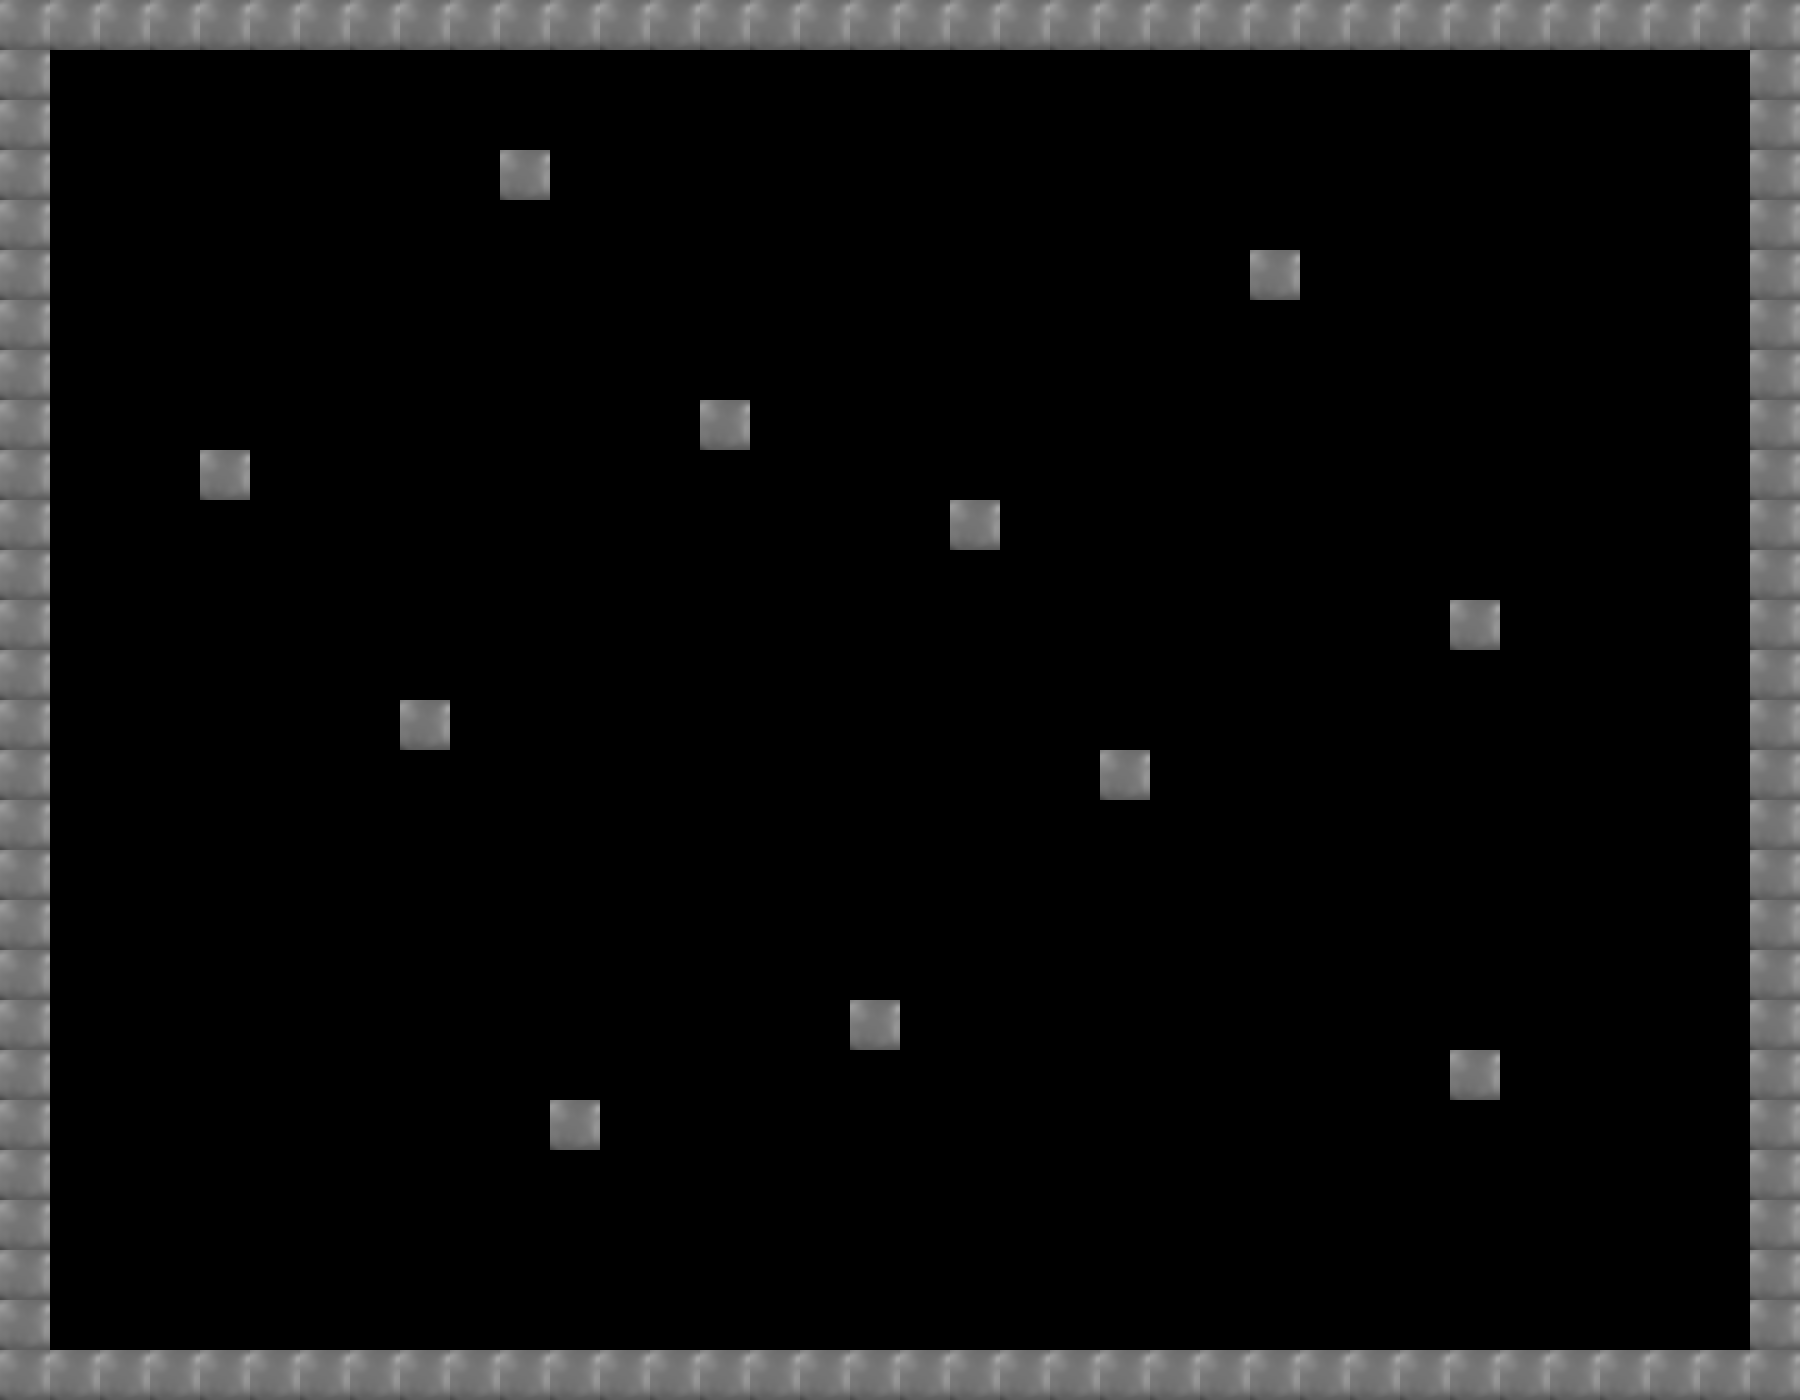

This game map was drawn from its Tiled (.tmx) file and the tilesets committed beside it. A one-line description and the full map source follow:
An orthogonal 36x28 tile map with 50x50 px tiles, 3 tile layers (Collision, Border, Traps), 3 tilesets.

<map version="1.0" orientation="orthogonal" renderorder="right-down" width="36" height="28" tilewidth="50" tileheight="50">
 <tileset firstgid="1" name="Metal" tilewidth="50" tileheight="50">
  <image source="metal.png" trans="ff0004" width="50" height="50" />
  <tile id="0">
   <properties>
    <property name="collide" value="" />
   </properties>
  </tile>
 </tileset>
 <tileset firstgid="2" name="lasers" tilewidth="50" tileheight="50">
  <image source="lazer matrix.png" trans="ff0004" width="250" height="50" />
 </tileset>
 <tileset firstgid="7" name="spikes" tilewidth="50" tileheight="50">
  <image source="spikes matrix.png" trans="ff0004" width="100" height="50" />
 </tileset>
 <layer name="Collision" width="36" height="28">
  <data encoding="csv">
0,0,0,0,0,0,0,0,0,0,0,0,0,0,0,0,0,0,0,0,0,0,0,0,0,0,0,0,0,0,0,0,0,0,0,0,
0,0,0,0,0,0,0,0,0,0,0,0,0,0,0,0,0,0,0,0,0,0,0,0,0,0,0,0,0,0,0,0,0,0,0,0,
0,0,0,0,0,0,0,0,0,0,0,0,0,0,0,0,0,0,0,0,0,0,0,0,0,0,0,0,0,0,0,0,0,0,0,0,
0,0,0,0,0,0,0,0,0,0,1,0,0,0,0,0,0,0,0,0,0,0,0,0,0,0,0,0,0,0,0,0,0,0,0,0,
0,0,0,0,0,0,0,0,0,0,0,0,0,0,0,0,0,0,0,0,0,0,0,0,0,0,0,0,0,0,0,0,0,0,0,0,
0,0,0,0,0,0,0,0,0,0,0,0,0,0,0,0,0,0,0,0,0,0,0,0,0,1,0,0,0,0,0,0,0,0,0,0,
0,0,0,0,0,0,0,0,0,0,0,0,0,0,0,0,0,0,0,0,0,0,0,0,0,0,0,0,0,0,0,0,0,0,0,0,
0,0,0,0,0,0,0,0,0,0,0,0,0,0,0,0,0,0,0,0,0,0,0,0,0,0,0,0,0,0,0,0,0,0,0,0,
0,0,0,0,0,0,0,0,0,0,0,0,0,0,1,0,0,0,0,0,0,0,0,0,0,0,0,0,0,0,0,0,0,0,0,0,
0,0,0,0,1,0,0,0,0,0,0,0,0,0,0,0,0,0,0,0,0,0,0,0,0,0,0,0,0,0,0,0,0,0,0,0,
0,0,0,0,0,0,0,0,0,0,0,0,0,0,0,0,0,0,0,1,0,0,0,0,0,0,0,0,0,0,0,0,0,0,0,0,
0,0,0,0,0,0,0,0,0,0,0,0,0,0,0,0,0,0,0,0,0,0,0,0,0,0,0,0,0,0,0,0,0,0,0,0,
0,0,0,0,0,0,0,0,0,0,0,0,0,0,0,0,0,0,0,0,0,0,0,0,0,0,0,0,0,1,0,0,0,0,0,0,
0,0,0,0,0,0,0,0,0,0,0,0,0,0,0,0,0,0,0,0,0,0,0,0,0,0,0,0,0,0,0,0,0,0,0,0,
0,0,0,0,0,0,0,0,1,0,0,0,0,0,0,0,0,0,0,0,0,0,0,0,0,0,0,0,0,0,0,0,0,0,0,0,
0,0,0,0,0,0,0,0,0,0,0,0,0,0,0,0,0,0,0,0,0,0,1,0,0,0,0,0,0,0,0,0,0,0,0,0,
0,0,0,0,0,0,0,0,0,0,0,0,0,0,0,0,0,0,0,0,0,0,0,0,0,0,0,0,0,0,0,0,0,0,0,0,
0,0,0,0,0,0,0,0,0,0,0,0,0,0,0,0,0,0,0,0,0,0,0,0,0,0,0,0,0,0,0,0,0,0,0,0,
0,0,0,0,0,0,0,0,0,0,0,0,0,0,0,0,0,0,0,0,0,0,0,0,0,0,0,0,0,0,0,0,0,0,0,0,
0,0,0,0,0,0,0,0,0,0,0,0,0,0,0,0,0,0,0,0,0,0,0,0,0,0,0,0,0,0,0,0,0,0,0,0,
0,0,0,0,0,0,0,0,0,0,0,0,0,0,0,0,0,1,0,0,0,0,0,0,0,0,0,0,0,0,0,0,0,0,0,0,
0,0,0,0,0,0,0,0,0,0,0,0,0,0,0,0,0,0,0,0,0,0,0,0,0,0,0,0,0,1,0,0,0,0,0,0,
0,0,0,0,0,0,0,0,0,0,0,1,0,0,0,0,0,0,0,0,0,0,0,0,0,0,0,0,0,0,0,0,0,0,0,0,
0,0,0,0,0,0,0,0,0,0,0,0,0,0,0,0,0,0,0,0,0,0,0,0,0,0,0,0,0,0,0,0,0,0,0,0,
0,0,0,0,0,0,0,0,0,0,0,0,0,0,0,0,0,0,0,0,0,0,0,0,0,0,0,0,0,0,0,0,0,0,0,0,
0,0,0,0,0,0,0,0,0,0,0,0,0,0,0,0,0,0,0,0,0,0,0,0,0,0,0,0,0,0,0,0,0,0,0,0,
0,0,0,0,0,0,0,0,0,0,0,0,0,0,0,0,0,0,0,0,0,0,0,0,0,0,0,0,0,0,0,0,0,0,0,0,
0,0,0,0,0,0,0,0,0,0,0,0,0,0,0,0,0,0,0,0,0,0,0,0,0,0,0,0,0,0,0,0,0,0,0,0
</data>
 </layer>
 <layer name="Border" width="36" height="28">
  <data encoding="csv">
1,1,1,1,1,1,1,1,1,1,1,1,1,1,1,1,1,1,1,1,1,1,1,1,1,1,1,1,1,1,1,1,1,1,1,1,
1,0,0,0,0,0,0,0,0,0,0,0,0,0,0,0,0,0,0,0,0,0,0,0,0,0,0,0,0,0,0,0,0,0,0,1,
1,0,0,0,0,0,0,0,0,0,0,0,0,0,0,0,0,0,0,0,0,0,0,0,0,0,0,0,0,0,0,0,0,0,0,1,
1,0,0,0,0,0,0,0,0,0,0,0,0,0,0,0,0,0,0,0,0,0,0,0,0,0,0,0,0,0,0,0,0,0,0,1,
1,0,0,0,0,0,0,0,0,0,0,0,0,0,0,0,0,0,0,0,0,0,0,0,0,0,0,0,0,0,0,0,0,0,0,1,
1,0,0,0,0,0,0,0,0,0,0,0,0,0,0,0,0,0,0,0,0,0,0,0,0,0,0,0,0,0,0,0,0,0,0,1,
1,0,0,0,0,0,0,0,0,0,0,0,0,0,0,0,0,0,0,0,0,0,0,0,0,0,0,0,0,0,0,0,0,0,0,1,
1,0,0,0,0,0,0,0,0,0,0,0,0,0,0,0,0,0,0,0,0,0,0,0,0,0,0,0,0,0,0,0,0,0,0,1,
1,0,0,0,0,0,0,0,0,0,0,0,0,0,0,0,0,0,0,0,0,0,0,0,0,0,0,0,0,0,0,0,0,0,0,1,
1,0,0,0,0,0,0,0,0,0,0,0,0,0,0,0,0,0,0,0,0,0,0,0,0,0,0,0,0,0,0,0,0,0,0,1,
1,0,0,0,0,0,0,0,0,0,0,0,0,0,0,0,0,0,0,0,0,0,0,0,0,0,0,0,0,0,0,0,0,0,0,1,
1,0,0,0,0,0,0,0,0,0,0,0,0,0,0,0,0,0,0,0,0,0,0,0,0,0,0,0,0,0,0,0,0,0,0,1,
1,0,0,0,0,0,0,0,0,0,0,0,0,0,0,0,0,0,0,0,0,0,0,0,0,0,0,0,0,0,0,0,0,0,0,1,
1,0,0,0,0,0,0,0,0,0,0,0,0,0,0,0,0,0,0,0,0,0,0,0,0,0,0,0,0,0,0,0,0,0,0,1,
1,0,0,0,0,0,0,0,0,0,0,0,0,0,0,0,0,0,0,0,0,0,0,0,0,0,0,0,0,0,0,0,0,0,0,1,
1,0,0,0,0,0,0,0,0,0,0,0,0,0,0,0,0,0,0,0,0,0,0,0,0,0,0,0,0,0,0,0,0,0,0,1,
1,0,0,0,0,0,0,0,0,0,0,0,0,0,0,0,0,0,0,0,0,0,0,0,0,0,0,0,0,0,0,0,0,0,0,1,
1,0,0,0,0,0,0,0,0,0,0,0,0,0,0,0,0,0,0,0,0,0,0,0,0,0,0,0,0,0,0,0,0,0,0,1,
1,0,0,0,0,0,0,0,0,0,0,0,0,0,0,0,0,0,0,0,0,0,0,0,0,0,0,0,0,0,0,0,0,0,0,1,
1,0,0,0,0,0,0,0,0,0,0,0,0,0,0,0,0,0,0,0,0,0,0,0,0,0,0,0,0,0,0,0,0,0,0,1,
1,0,0,0,0,0,0,0,0,0,0,0,0,0,0,0,0,0,0,0,0,0,0,0,0,0,0,0,0,0,0,0,0,0,0,1,
1,0,0,0,0,0,0,0,0,0,0,0,0,0,0,0,0,0,0,0,0,0,0,0,0,0,0,0,0,0,0,0,0,0,0,1,
1,0,0,0,0,0,0,0,0,0,0,0,0,0,0,0,0,0,0,0,0,0,0,0,0,0,0,0,0,0,0,0,0,0,0,1,
1,0,0,0,0,0,0,0,0,0,0,0,0,0,0,0,0,0,0,0,0,0,0,0,0,0,0,0,0,0,0,0,0,0,0,1,
1,0,0,0,0,0,0,0,0,0,0,0,0,0,0,0,0,0,0,0,0,0,0,0,0,0,0,0,0,0,0,0,0,0,0,1,
1,0,0,0,0,0,0,0,0,0,0,0,0,0,0,0,0,0,0,0,0,0,0,0,0,0,0,0,0,0,0,0,0,0,0,1,
1,0,0,0,0,0,0,0,0,0,0,0,0,0,0,0,0,0,0,0,0,0,0,0,0,0,0,0,0,0,0,0,0,0,0,1,
1,1,1,1,1,1,1,1,1,1,1,1,1,1,1,1,1,1,1,1,1,1,1,1,1,1,1,1,1,1,1,1,1,1,1,1
</data>
 </layer>
 <layer name="Traps" width="36" height="28">
  <properties>
   <property name="button" value="" />
  </properties>
  <data encoding="csv">
0,0,0,0,0,0,0,0,0,0,0,0,0,0,0,0,0,0,0,0,0,0,0,0,0,0,0,0,0,0,0,0,0,0,0,0,
0,0,0,0,0,0,0,0,0,0,0,0,0,0,0,0,0,0,0,0,0,0,0,0,0,0,0,0,0,0,0,0,0,0,0,0,
0,0,0,0,0,0,0,0,0,0,0,0,0,0,0,0,0,0,0,0,0,0,0,0,0,0,0,0,0,0,0,0,0,0,0,0,
0,0,0,0,0,0,0,0,0,0,0,0,0,0,0,0,0,0,0,0,0,0,0,0,0,0,0,0,0,0,0,0,0,0,0,0,
0,0,0,0,0,0,0,0,0,0,0,0,0,0,0,0,0,0,0,0,0,0,0,0,0,0,0,0,0,0,0,0,0,0,0,0,
0,0,0,0,0,0,0,0,0,0,0,0,0,0,0,0,0,0,0,0,0,0,0,0,0,0,0,0,0,0,0,0,0,0,0,0,
0,0,0,0,0,0,0,0,0,0,0,0,0,0,0,0,0,0,0,0,0,0,0,0,0,0,0,0,0,0,0,0,0,0,0,0,
0,0,0,0,0,0,0,0,0,0,0,0,0,0,0,0,0,0,0,0,0,0,0,0,0,0,0,0,0,0,0,0,0,0,0,0,
0,0,0,0,0,0,0,0,0,0,0,0,0,0,0,0,0,0,0,0,0,0,0,0,0,0,0,0,0,0,0,0,0,0,0,0,
0,0,0,0,0,0,0,0,0,0,0,0,0,0,0,0,0,0,0,0,0,0,0,0,0,0,0,0,0,0,0,0,0,0,0,0,
0,0,0,0,0,0,0,0,0,0,0,0,0,0,0,0,0,0,0,0,0,0,0,0,0,0,0,0,0,0,0,0,0,0,0,0,
0,0,0,0,0,0,0,0,0,0,0,0,0,0,0,0,0,0,0,0,0,0,0,0,0,0,0,0,0,0,0,0,0,0,0,0,
0,0,0,0,0,0,0,0,0,0,0,0,0,0,0,0,0,0,0,0,0,0,0,0,0,0,0,0,0,0,0,0,0,0,0,0,
0,0,0,0,0,0,0,0,0,0,0,0,0,0,0,0,0,0,0,0,0,0,0,0,0,0,0,0,0,0,0,0,0,0,0,0,
0,0,0,0,0,0,0,0,0,0,0,0,0,0,0,0,0,0,0,0,0,0,0,0,0,0,0,0,0,0,0,0,0,0,0,0,
0,0,0,0,0,0,0,0,0,0,0,0,0,0,0,0,0,0,0,0,0,0,0,0,0,0,0,0,0,0,0,0,0,0,0,0,
0,0,0,0,0,0,0,0,0,0,0,0,0,0,0,0,0,0,0,0,0,0,0,0,0,0,0,0,0,0,0,0,0,0,0,0,
0,0,0,0,0,0,0,0,0,0,0,0,0,0,0,0,0,0,0,0,0,0,0,0,0,0,0,0,0,0,0,0,0,0,0,0,
0,0,0,0,0,0,0,0,0,0,0,0,0,0,0,0,0,0,0,0,0,0,0,0,0,0,0,0,0,0,0,0,0,0,0,0,
0,0,0,0,0,0,0,0,0,0,0,0,0,0,0,0,0,0,0,0,0,0,0,0,0,0,0,0,0,0,0,0,0,0,0,0,
0,0,0,0,0,0,0,0,0,0,0,0,0,0,0,0,0,0,0,0,0,0,0,0,0,0,0,0,0,0,0,0,0,0,0,0,
0,0,0,0,0,0,0,0,0,0,0,0,0,0,0,0,0,0,0,0,0,0,0,0,0,0,0,0,0,0,0,0,0,0,0,0,
0,0,0,0,0,0,0,0,0,0,0,0,0,0,0,0,0,0,0,0,0,0,0,0,0,0,0,0,0,0,0,0,0,0,0,0,
0,0,0,0,0,0,0,0,0,0,0,0,0,0,0,0,0,0,0,0,0,0,0,0,0,0,0,0,0,0,0,0,0,0,0,0,
0,0,0,0,0,0,0,0,0,0,0,0,0,0,0,0,0,0,0,0,0,0,0,0,0,0,0,0,0,0,0,0,0,0,0,0,
0,0,0,0,0,0,0,0,0,0,0,0,0,0,0,0,0,0,0,0,0,0,0,0,0,0,0,0,0,0,0,0,0,0,0,0,
0,0,0,0,0,0,0,0,0,0,0,0,0,0,0,0,0,0,0,0,0,0,0,0,0,0,0,0,0,0,0,0,0,0,0,0,
0,0,0,0,0,0,0,0,0,0,0,0,0,0,0,0,0,0,0,0,0,0,0,0,0,0,0,0,0,0,0,0,0,0,0,0
</data>
 </layer>
</map>
